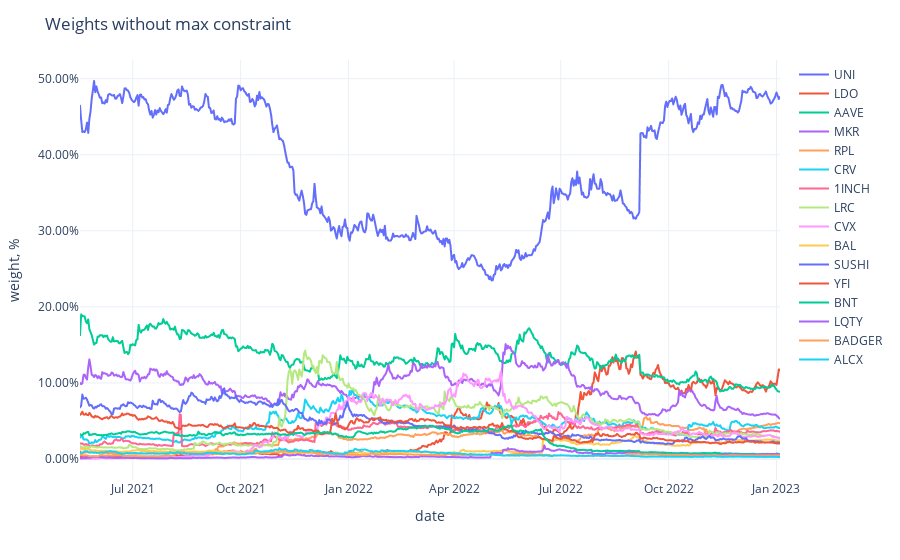

This figure's notebook cell:
### Code cell
fig = px.line(weights,
              labels={'value': 'weight, %', 'variable': ''})
fig.update_traces(
    hovertemplate="%{y}"
)
fig.update_yaxes(
    tickformat=".2%",
)
fig.update_xaxes(
    showspikes=True,
    spikethickness=2,
    spikedash="dot",
    spikecolor="#999999",
    spikemode="across",
)
fig.update_layout(
    ## showlegend=False,
    hovermode="x",
    hoverdistance=100,  ## Distance to show hover label of data point
    spikedistance=1000,  ## Distance to show spike
    template='plotly_white',
    title='Weights without max constraint'
)

### Figure 1 — Plotly figure (JSON) as saved in the notebook; plotly's stock layout.template omitted (floating-point values rounded to 4 significant figures; data arrays with more than 128 entries replaced by an {"elided": "..."} marker saying what was removed)
{"data": [{"hovertemplate": "%{y}", "legendgroup": "UNI", "line": {"color": "#636efa", "dash": "solid"}, "marker": {"symbol": "circle"}, "mode": "lines", "name": "UNI", "showlegend": true, "type": "scattergl", "x": {"elided": "598 str values"}, "xaxis": "x", "y": {"elided": "598 float values"}, "yaxis": "y"}, {"hovertemplate": "%{y}", "legendgroup": "LDO", "line": {"color": "#EF553B", "dash": "solid"}, "marker": {"symbol": "circle"}, "mode": "lines", "name": "LDO", "showlegend": true, "type": "scattergl", "x": {"elided": "598 str values"}, "xaxis": "x", "y": {"elided": "598 float values"}, "yaxis": "y"}, {"hovertemplate": "%{y}", "legendgroup": "AAVE", "line": {"color": "#00cc96", "dash": "solid"}, "marker": {"symbol": "circle"}, "mode": "lines", "name": "AAVE", "showlegend": true, "type": "scattergl", "x": {"elided": "598 str values"}, "xaxis": "x", "y": {"elided": "598 float values"}, "yaxis": "y"}, {"hovertemplate": "%{y}", "legendgroup": "MKR", "line": {"color": "#ab63fa", "dash": "solid"}, "marker": {"symbol": "circle"}, "mode": "lines", "name": "MKR", "showlegend": true, "type": "scattergl", "x": {"elided": "598 str values"}, "xaxis": "x", "y": {"elided": "598 float values"}, "yaxis": "y"}, {"hovertemplate": "%{y}", "legendgroup": "RPL", "line": {"color": "#FFA15A", "dash": "solid"}, "marker": {"symbol": "circle"}, "mode": "lines", "name": "RPL", "showlegend": true, "type": "scattergl", "x": {"elided": "598 str values"}, "xaxis": "x", "y": {"elided": "598 float values"}, "yaxis": "y"}, {"hovertemplate": "%{y}", "legendgroup": "CRV", "line": {"color": "#19d3f3", "dash": "solid"}, "marker": {"symbol": "circle"}, "mode": "lines", "name": "CRV", "showlegend": true, "type": "scattergl", "x": {"elided": "598 str values"}, "xaxis": "x", "y": {"elided": "598 float values"}, "yaxis": "y"}, {"hovertemplate": "%{y}", "legendgroup": "1INCH", "line": {"color": "#FF6692", "dash": "solid"}, "marker": {"symbol": "circle"}, "mode": "lines", "name": "1INCH", "showlegend": true, "type": "scattergl", "x": {"elided": "598 str values"}, "xaxis": "x", "y": {"elided": "598 float values"}, "yaxis": "y"}, {"hovertemplate": "%{y}", "legendgroup": "LRC", "line": {"color": "#B6E880", "dash": "solid"}, "marker": {"symbol": "circle"}, "mode": "lines", "name": "LRC", "showlegend": true, "type": "scattergl", "x": {"elided": "598 str values"}, "xaxis": "x", "y": {"elided": "598 float values"}, "yaxis": "y"}, {"hovertemplate": "%{y}", "legendgroup": "CVX", "line": {"color": "#FF97FF", "dash": "solid"}, "marker": {"symbol": "circle"}, "mode": "lines", "name": "CVX", "showlegend": true, "type": "scattergl", "x": {"elided": "598 str values"}, "xaxis": "x", "y": {"elided": "598 float values"}, "yaxis": "y"}, {"hovertemplate": "%{y}", "legendgroup": "BAL", "line": {"color": "#FECB52", "dash": "solid"}, "marker": {"symbol": "circle"}, "mode": "lines", "name": "BAL", "showlegend": true, "type": "scattergl", "x": {"elided": "598 str values"}, "xaxis": "x", "y": {"elided": "598 float values"}, "yaxis": "y"}, {"hovertemplate": "%{y}", "legendgroup": "SUSHI", "line": {"color": "#636efa", "dash": "solid"}, "marker": {"symbol": "circle"}, "mode": "lines", "name": "SUSHI", "showlegend": true, "type": "scattergl", "x": {"elided": "598 str values"}, "xaxis": "x", "y": {"elided": "598 float values"}, "yaxis": "y"}, {"hovertemplate": "%{y}", "legendgroup": "YFI", "line": {"color": "#EF553B", "dash": "solid"}, "marker": {"symbol": "circle"}, "mode": "lines", "name": "YFI", "showlegend": true, "type": "scattergl", "x": {"elided": "598 str values"}, "xaxis": "x", "y": {"elided": "598 float values"}, "yaxis": "y"}, {"hovertemplate": "%{y}", "legendgroup": "BNT", "line": {"color": "#00cc96", "dash": "solid"}, "marker": {"symbol": "circle"}, "mode": "lines", "name": "BNT", "showlegend": true, "type": "scattergl", "x": {"elided": "598 str values"}, "xaxis": "x", "y": {"elided": "598 float values"}, "yaxis": "y"}, {"hovertemplate": "%{y}", "legendgroup": "LQTY", "line": {"color": "#ab63fa", "dash": "solid"}, "marker": {"symbol": "circle"}, "mode": "lines", "name": "LQTY", "showlegend": true, "type": "scattergl", "x": {"elided": "598 str values"}, "xaxis": "x", "y": {"elided": "598 float values"}, "yaxis": "y"}, {"hovertemplate": "%{y}", "legendgroup": "BADGER", "line": {"color": "#FFA15A", "dash": "solid"}, "marker": {"symbol": "circle"}, "mode": "lines", "name": "BADGER", "showlegend": true, "type": "scattergl", "x": {"elided": "598 str values"}, "xaxis": "x", "y": {"elided": "598 float values"}, "yaxis": "y"}, {"hovertemplate": "%{y}", "legendgroup": "ALCX", "line": {"color": "#19d3f3", "dash": "solid"}, "marker": {"symbol": "circle"}, "mode": "lines", "name": "ALCX", "showlegend": true, "type": "scattergl", "x": {"elided": "598 str values"}, "xaxis": "x", "y": {"elided": "598 float values"}, "yaxis": "y"}], "layout": {"hoverdistance": 100, "hovermode": "x", "legend": {"title": {"text": ""}, "tracegroupgap": 0}, "margin": {"t": 60}, "spikedistance": 1000, "title": {"text": "Weights without max constraint"}, "xaxis": {"anchor": "y", "domain": [0, 1], "showspikes": true, "spikecolor": "#999999", "spikedash": "dot", "spikemode": "across", "spikethickness": 2, "title": {"text": "date"}}, "yaxis": {"anchor": "x", "domain": [0, 1], "tickformat": ".2%", "title": {"text": "weight, %"}}}}
